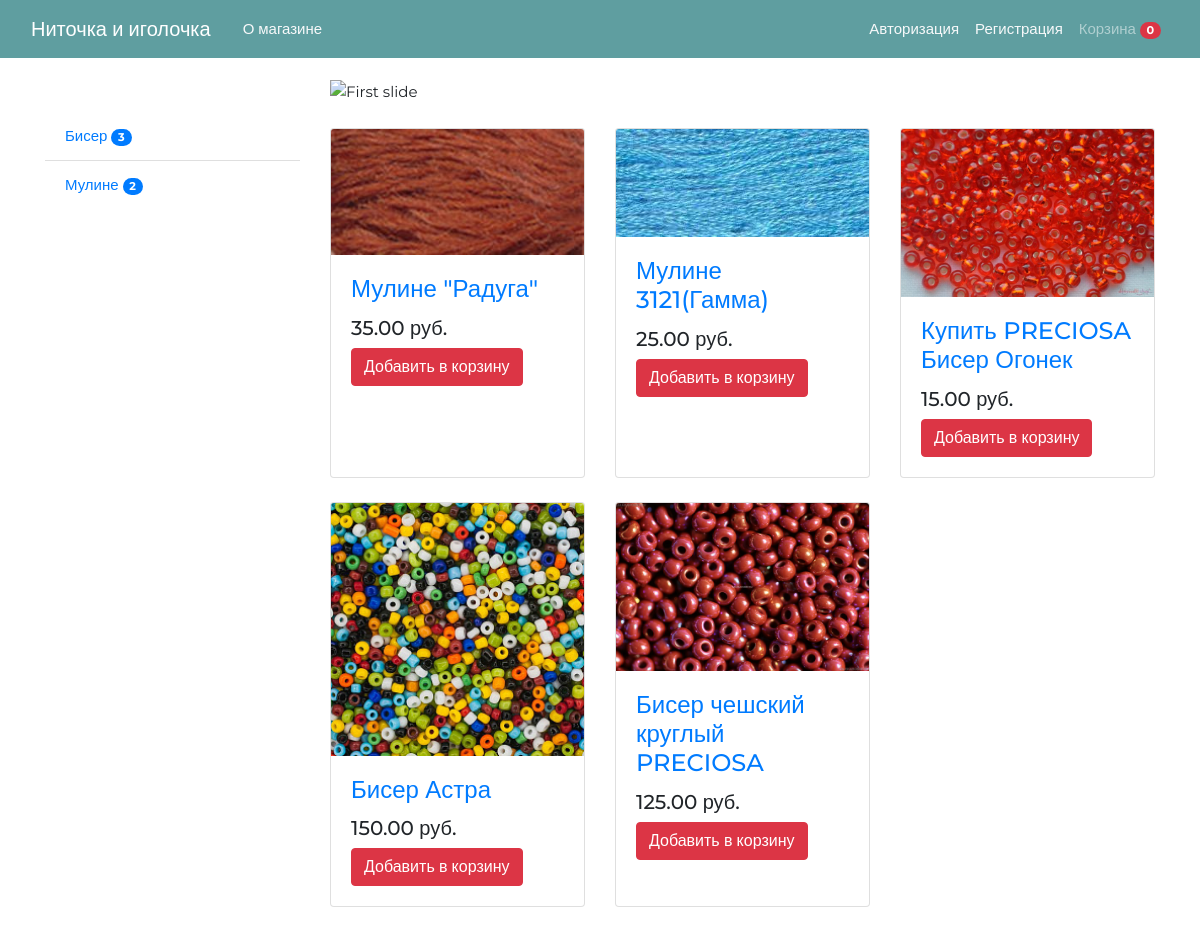
The page / on the database its author committed.
### mainapp/models.py (models this page shows, shortened)
class Cart(models.Model):
    owner = models.ForeignKey('Customer', null=True, verbose_name='Владелец', on_delete=models.CASCADE)
    products = models.ManyToManyField(CartProduct, blank=True, related_name='related_cart')
    total_product = models.PositiveIntegerField(default=0)
    final_price = models.DecimalField(max_digits=9, default=0, decimal_places=2, verbose_name='Общая цена')
    in_order = models.BooleanField(default=False)
    for_anonymous_user = models.BooleanField(default=False)

class Category(models.Model):
    name = models.CharField(max_length=255, verbose_name='Имя категории')
    slug = models.SlugField(unique=True)
    objects = CategoryManager()
    def get_absolute_url(self):
        return reverse('category_detail', kwargs={'slug': self.slug})

class Product(models.Model):
    MIN_RESOLUTION = (100, 100)
    MAX_RESOLUTION = (3000, 3000)
    MAX_IMAGE_SIZE = 3145728
    class Meta:
        abstract = True
    category = models.ForeignKey(Category, verbose_name='Категория', on_delete=models.CASCADE)
    title = models.CharField(max_length=255, verbose_name='Наименование')
    slug = models.SlugField(unique=True)
    image = models.ImageField(verbose_name='Изображение')
    description = models.TextField(verbose_name='Описание', null=True)
    price = models.DecimalField(max_digits=9, decimal_places=2, verbose_name='Цена')

class Floss(Product):  # Мулине
    manufacturer = models.CharField(max_length=255, verbose_name='Производитель')
    part_number = models.CharField(max_length=255, verbose_name='Артикул')
    structure = models.CharField(max_length=255, verbose_name='Состав')
    def get_absolute_url(self):
        return get_product_url(self, 'product_detail')

class Beads(Product):  # Бисер
    manufacturer = models.CharField(max_length=255, verbose_name='Производитель')
    part_number = models.CharField(max_length=255, verbose_name='Артикул')
    weight = models.CharField(max_length=255, verbose_name='Вес')
    size = models.CharField(max_length=255, verbose_name='Размер')
    color = models.CharField(max_length=255, verbose_name='Цвет')
    def get_absolute_url(self):
        return get_product_url(self, 'product_detail')

### mainapp/views.py (the view)
# urls.py: path('', BaseView.as_view(), name='base'),
class BaseView(CartMixin, View):
    def get(self, request, *args, **kwargs):
        categories = Category.objects.get_categories_for_left_sidebar()
        products = LatestProducts.objects.get_products_for_main_page('floss', 'beads')
        context = {
            'categories': categories,
            'products': products,
            'cart': self.cart
        }
        return render(request, 'base.html', context)

### mainapp/mixins.py (called while the page is built)
    def dispatch(self, request, *args, **kwargs):
        if request.user.is_authenticated:
            customer = Customer.objects.filter(user=request.user).first()
            if not customer:
                customer = Customer.objects.create(
                    user=request.user
                )
            cart = Cart.objects.filter(owner=customer, in_order=False).first()
            if not cart:
                cart = Cart.objects.create(owner=customer)
        else:
            cart = Cart.objects.filter(for_anonymous_user=True).first()
            if not cart:
                cart = Cart.objects.create(for_anonymous_user=True)
        self.cart = cart
        return  super().dispatch(request, *args, **kwargs)

### mainapp/models.py (called while the page is built, shortened)
def get_models_for_count(*models_names):
    return [models.Count(model_name) for model_name in models_names]

def get_product_url(obj, viewname):
    ct_model = obj.__class__._meta.model_name
    return reverse(viewname, kwargs={'ct_model': ct_model, 'slug': obj.slug})

    @staticmethod
    def get_products_for_main_page(*args, **kwargs):
        with_respect_to = kwargs.get('with_respect_to')
        products = []
        ct_models = ContentType.objects.filter(model__in=args)
        for ct_model in ct_models:
            model_products = ct_model.model_class()._base_manager.all().order_by('-id')[:5]
            products.extend(model_products)
        return products

    def get_queryset(self):
        return super().get_queryset()

    def get_categories_for_left_sidebar(self):
        models = get_models_for_count('floss', 'beads')
        qs = list(self.get_queryset().annotate(*models))
        data = [
            dict(name=c.name, url=c.get_absolute_url(), count=getattr(c, self.CATEGORY_NAME_COUNT_NAME[c.name]))
            for c in qs
        ]
        return data

### mainapp/templates/base.html (shortened to what this page needs)
{% load static %}
<!DOCTYPE html>
<html lang="en" xmlns:request.user.is_authenticated>
<head>
  <link rel="stylesheet" href="https://maxcdn.bootstrapcdn.com/bootstrap/4.0.0/css/bootstrap.min.css">
  <link rel="stylesheet" type="text/css" href="../static/css/shop-homepage.css"/>
</head>
<body>
  <nav class="navbar navbar-expand-lg navbar-dark fixed-top" style="background-color: #5F9EA0;">
    <div class="container-fluid">
      <a class="navbar-brand " href="{% url 'base' %}">Ниточка и иголочка</a>
      <a class="nav-link text-light" href="#">О магазине </a>
      <div class="collapse navbar-collapse" id="navbarResponsive">
          <ul class="navbar-nav ml-auto">
            {% if not request.user.is_authenticated %}
            <li>
                <a class="nav-link text-light" href="{% url 'login'%}">Авторизация</a>
            </li>
              <li>
                  <a class="nav-link text-light" href="{% url 'registration' %}">Регистрация</a>
              </li>
            {% endif %}
        <ul class="navbar-nav ml-auto">
          <li class="nav-item">
            <a class="nav-link" href="{% url 'cart' %}">Корзина <span class="badge badge-pill badge-danger">{{ cart.products.count }}</span></a>
          </li>
        </ul>
      </div>
    </div>
  </nav>
  {% block content %}
  <div class="container">
    <div class="row">
      <div class="col-lg-3">
        <div class="list-group list-group-flush">
          {% for category in categories %}
          <a href="{{ category.url }}" class="list-group-item">{{ category.name }}
          <span class="badge badge-primary badge-pill">{{ category.count }}</span></a>
          {% endfor %}
        </div>
      </div>
      <div class="col-lg-9">
        <div id="carouselExampleIndicators" class="carousel slide my-4" data-ride="carousel">
          <ol class="carousel-indicators">
            <li data-target="#carouselExampleIndicators" data-slide-to="0" class="active"></li>
            <li data-target="#carouselExampleIndicators" data-slide-to="1"></li>
            <li data-target="#carouselExampleIndicators" data-slide-to="2"></li>
          </ol>
          <div class="carousel-inner" role="listbox">
            <div class="carousel-item active">
              <img class="d-block img-fluid" src="https://sun9-62.userapi.com/impg/0jn9zWPXnDuZcvazGBLdSdSC7Jea3R-kfYXDYQ/_93H15HKGQU.jpg?size=900x200&quality=96&sign=95b875c1593431e888e63cf4ce6c6dfc&type=album" alt="First slide">
            </div>
          </div>
        </div>
        <div class="row">
          {% for product in products %}
          <div class="col-lg-4 col-md-6 mb-4">
            <div class="card h-100">
              <a href="{{ product.get_absolute_url }}"><img class="card-img-top" src="{{ product.image.url }}" alt=""></a>
              <div class="card-body">
                <h4 class="card-title">
                  <a href="{{ product.get_absolute_url }}">{{ product.title }}</a>
                </h4>
                <h5>{{ product.price }} руб.</h5>
                {% if request.user.is_authenticated %}
                  <a href="{% url 'add_to_cart' ct_model=product.get_model_name slug=product.slug %}">
                  <button class="btn btn-danger btn-sm">Добавить в корзину</button>
                  </a>
                {% else %}
                  <button class="btn btn-danger" data-target="#moreinfo" data-toggle="modal">Добавить в корзину</button>
                {% endif %}
              </div>
            </div>
          </div>
          {% endfor %}
        </div>
        {% endblock content %}
      </div>
    </div>
  </div>
</body>
</html>

### static/css/shop-homepage.css (style rules this page uses)
body { padding-top: 56px; font-family: 'Montserrat', sans-serif; font-size: 15px; line-height: 1.6; }
.list-group { padding-top: 56px; }
.nav-link { text-decoration: none; transition: .2s; position: relative; }

### rows shown on the page
Cart: products.count "0"
Category: name "Бисер"
Category: name "Мулине"
Floss: image (picture), title "Мулине \"Радуга\"", price "35.00"
Floss: image (picture), title "Мулине 3121(Гамма)", price "25.00"
Beads: image (picture), title "Купить PRECIOSA Бисер Огонек", price "15.00"
Beads: image (picture), title "Бисер Астра", price "150.00"
Beads: image (picture), title "Бисер чешский круглый PRECIOSA", price "125.00"

### other values the page prints
{{ category.count }} "3" "2"
